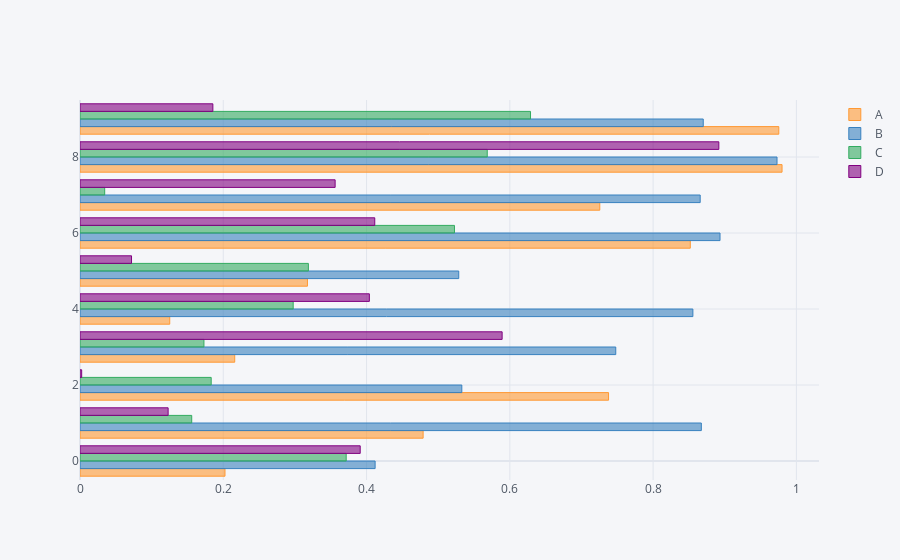

The cell this chart's notebook holds for it:
### Code cell
df.iplot(kind='barh')

### Figure 1 — Plotly figure (JSON) as saved in the notebook; plotly's stock layout.template omitted (floating-point values rounded to 4 significant figures)
{"data": [{"marker": {"color": "rgba(255, 153, 51, 0.6)", "line": {"color": "rgba(255, 153, 51, 1.0)", "width": 1}}, "name": "A", "orientation": "h", "text": "", "type": "bar", "x": [0.2024, 0.479, 0.7378, 0.216, 0.1253, 0.3175, 0.8519, 0.7256, 0.98, 0.9755], "y": [0, 1, 2, 3, 4, 5, 6, 7, 8, 9]}, {"marker": {"color": "rgba(55, 128, 191, 0.6)", "line": {"color": "rgba(55, 128, 191, 1.0)", "width": 1}}, "name": "B", "orientation": "h", "text": "", "type": "bar", "x": [0.412, 0.8673, 0.533, 0.7478, 0.8555, 0.5287, 0.8934, 0.8657, 0.973, 0.87], "y": [0, 1, 2, 3, 4, 5, 6, 7, 8, 9]}, {"marker": {"color": "rgba(50, 171, 96, 0.6)", "line": {"color": "rgba(50, 171, 96, 1.0)", "width": 1}}, "name": "C", "orientation": "h", "text": "", "type": "bar", "x": [0.3716, 0.156, 0.1831, 0.173, 0.2976, 0.3188, 0.5227, 0.03447, 0.5685, 0.6289], "y": [0, 1, 2, 3, 4, 5, 6, 7, 8, 9]}, {"marker": {"color": "rgba(128, 0, 128, 0.6)", "line": {"color": "rgba(128, 0, 128, 1.0)", "width": 1}}, "name": "D", "orientation": "h", "text": "", "type": "bar", "x": [0.3911, 0.123, 0.002339, 0.5893, 0.4039, 0.07193, 0.4114, 0.3561, 0.8917, 0.1855], "y": [0, 1, 2, 3, 4, 5, 6, 7, 8, 9]}], "layout": {"legend": {"bgcolor": "#F5F6F9", "font": {"color": "#4D5663"}}, "paper_bgcolor": "#F5F6F9", "plot_bgcolor": "#F5F6F9", "title": {"font": {"color": "#4D5663"}}, "xaxis": {"gridcolor": "#E1E5ED", "showgrid": true, "tickfont": {"color": "#4D5663"}, "title": {"font": {"color": "#4D5663"}, "text": ""}, "zerolinecolor": "#E1E5ED"}, "yaxis": {"gridcolor": "#E1E5ED", "showgrid": true, "tickfont": {"color": "#4D5663"}, "title": {"font": {"color": "#4D5663"}, "text": ""}, "zerolinecolor": "#E1E5ED"}}}
